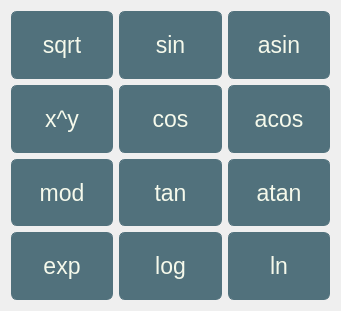
     <widget class="QWidget" name="layoutWidget">
      <property name="geometry">
       <rect>
        <x>5</x>
        <y>200</y>
        <width>341</width>
        <height>311</height>
       </rect>
      </property>
      <layout class="QGridLayout" name="gridLayout_2">
       <item row="0" column="0">
        <widget class="QPushButton" name="sqrt">
         <property name="sizePolicy">
          <sizepolicy hsizetype="MinimumExpanding" vsizetype="Expanding">
           <horstretch>0</horstretch>
           <verstretch>0</verstretch>
          </sizepolicy>
         </property>
         <property name="font">
          <font>
           <pointsize>17</pointsize>
          </font>
         </property>
         <property name="styleSheet">
          <string notr="true">QPushButton {
	background-color: rgb(81, 113, 124);
	border: 1px solid rgb(81, 113, 124); 
	border-radius: 6px;
	color: rgb(245, 249, 235);
}

QPushButton:pressed {
	background-color: rgb(245, 249, 235);
	color: rgb(81, 113, 124);
}</string>
         </property>
         <property name="text">
          <string>sqrt</string>
         </property>
         <property name="iconSize">
          <size>
           <width>30</width>
           <height>30</height>
          </size>
         </property>
        </widget>
       </item>
       <item row="0" column="1">
        <widget class="QPushButton" name="sin">
         <property name="sizePolicy">
          <sizepolicy hsizetype="MinimumExpanding" vsizetype="Expanding">
           <horstretch>0</horstretch>
           <verstretch>0</verstretch>
          </sizepolicy>
         </property>
         <property name="font">
          <font>
           <pointsize>17</pointsize>
          </font>
         </property>
         <property name="styleSheet">
          <string notr="true">QPushButton {
	background-color: rgb(81, 113, 124);
	border: 1px solid rgb(81, 113, 124); 
	border-radius: 6px;
	color: rgb(245, 249, 235);
}

QPushButton:pressed {
	background-color: rgb(245, 249, 235);
	color: rgb(81, 113, 124);
}</string>
         </property>
         <property name="text">
          <string>sin</string>
         </property>
         <property name="iconSize">
          <size>
           <width>30</width>
           <height>30</height>
          </size>
         </property>
        </widget>
       </item>
       <item row="0" column="2">
        <widget class="QPushButton" name="asin">
         <property name="sizePolicy">
          <sizepolicy hsizetype="MinimumExpanding" vsizetype="Expanding">
           <horstretch>0</horstretch>
           <verstretch>0</verstretch>
          </sizepolicy>
         </property>
         <property name="font">
          <font>
           <pointsize>17</pointsize>
          </font>
         </property>
         <property name="styleSheet">
          <string notr="true">QPushButton {
	background-color: rgb(81, 113, 124);
	border: 1px solid rgb(81, 113, 124); 
	border-radius: 6px;
	color: rgb(245, 249, 235);
}

QPushButton:pressed {
	background-color: rgb(245, 249, 235);
	color: rgb(81, 113, 124);
}</string>
         </property>
         <property name="text">
          <string>asin</string>
         </property>
         <property name="iconSize">
          <size>
           <width>30</width>
           <height>30</height>
          </size>
         </property>
        </widget>
       </item>
       <item row="1" column="0">
        <widget class="QPushButton" name="pow">
         <property name="sizePolicy">
          <sizepolicy hsizetype="MinimumExpanding" vsizetype="Expanding">
           <horstretch>0</horstretch>
           <verstretch>0</verstretch>
          </sizepolicy>
         </property>
         <property name="font">
          <font>
           <pointsize>17</pointsize>
          </font>
         </property>
         <property name="styleSheet">
          <string notr="true">QPushButton {
	background-color: rgb(81, 113, 124);
	border: 1px solid rgb(81, 113, 124); 
	border-radius: 6px;
	color: rgb(245, 249, 235);
}

QPushButton:pressed {
	background-color: rgb(245, 249, 235);
	color: rgb(81, 113, 124);
}</string>
         </property>
         <property name="text">
          <string>x^y</string>
         </property>
         <property name="iconSize">
          <size>
           <width>30</width>
           <height>30</height>
          </size>
         </property>
        </widget>
       </item>
       <item row="1" column="1">
        <widget class="QPushButton" name="cos">
         <property name="sizePolicy">
          <sizepolicy hsizetype="MinimumExpanding" vsizetype="Expanding">
           <horstretch>0</horstretch>
           <verstretch>0</verstretch>
          </sizepolicy>
         </property>
         <property name="font">
          <font>
           <pointsize>17</pointsize>
          </font>
         </property>
         <property name="styleSheet">
          <string notr="true">QPushButton {
	background-color: rgb(81, 113, 124);
	border: 1px solid rgb(81, 113, 124); 
	border-radius: 6px;
	color: rgb(245, 249, 235);
}

QPushButton:pressed {
	background-color: rgb(245, 249, 235);
	color: rgb(81, 113, 124);
}</string>
         </property>
         <property name="text">
          <string>cos</string>
         </property>
         <property name="iconSize">
          <size>
           <width>30</width>
           <height>30</height>
          </size>
         </property>
        </widget>
       </item>
       <item row="1" column="2">
        <widget class="QPushButton" name="acos">
         <property name="sizePolicy">
          <sizepolicy hsizetype="MinimumExpanding" vsizetype="Expanding">
           <horstretch>0</horstretch>
           <verstretch>0</verstretch>
          </sizepolicy>
         </property>
         <property name="font">
          <font>
           <pointsize>17</pointsize>
          </font>
         </property>
         <property name="styleSheet">
          <string notr="true">QPushButton {
	background-color: rgb(81, 113, 124);
	border: 1px solid rgb(81, 113, 124); 
	border-radius: 6px;
	color: rgb(245, 249, 235);
}

QPushButton:pressed {
	background-color: rgb(245, 249, 235);
	color: rgb(81, 113, 124);
}</string>
         </property>
         <property name="text">
          <string>acos</string>
         </property>
         <property name="iconSize">
          <size>
           <width>30</width>
           <height>30</height>
          </size>
         </property>
        </widget>
       </item>
       <item row="2" column="0">
        <widget class="QPushButton" name="mod">
         <property name="sizePolicy">
          <sizepolicy hsizetype="MinimumExpanding" vsizetype="Expanding">
           <horstretch>0</horstretch>
           <verstretch>0</verstretch>
          </sizepolicy>
         </property>
         <property name="font">
          <font>
           <pointsize>17</pointsize>
          </font>
         </property>
         <property name="styleSheet">
          <string notr="true">QPushButton {
	background-color: rgb(81, 113, 124);
	border: 1px solid rgb(81, 113, 124); 
	border-radius: 6px;
	color: rgb(245, 249, 235);
}

QPushButton:pressed {
	background-color: rgb(245, 249, 235);
	color: rgb(81, 113, 124);
}</string>
         </property>
         <property name="text">
          <string>mod</string>
         </property>
         <property name="iconSize">
          <size>
           <width>30</width>
           <height>30</height>
          </size>
         </property>
        </widget>
       </item>
       <item row="2" column="1">
        <widget class="QPushButton" name="tan">
         <property name="sizePolicy">
          <sizepolicy hsizetype="MinimumExpanding" vsizetype="Expanding">
           <horstretch>0</horstretch>
           <verstretch>0</verstretch>
          </sizepolicy>
         </property>
         <property name="font">
          <font>
           <pointsize>17</pointsize>
          </font>
         </property>
         <property name="styleSheet">
          <string notr="true">QPushButton {
	background-color: rgb(81, 113, 124);
	border: 1px solid rgb(81, 113, 124); 
	border-radius: 6px;
	color: rgb(245, 249, 235);
}

QPushButton:pressed {
	background-color: rgb(245, 249, 235);
	color: rgb(81, 113, 124);
}</string>
         </property>
         <property name="text">
          <string>tan</string>
         </property>
         <property name="iconSize">
          <size>
           <width>30</width>
           <height>30</height>
          </size>
         </property>
        </widget>
       </item>
       <item row="2" column="2">
        <widget class="QPushButton" name="atan">
         <property name="sizePolicy">
          <sizepolicy hsizetype="MinimumExpanding" vsizetype="Expanding">
           <horstretch>0</horstretch>
           <verstretch>0</verstretch>
          </sizepolicy>
         </property>
         <property name="font">
          <font>
           <pointsize>17</pointsize>
          </font>
         </property>
         <property name="styleSheet">
          <string notr="true">QPushButton {
	background-color: rgb(81, 113, 124);
	border: 1px solid rgb(81, 113, 124); 
	border-radius: 6px;
	color: rgb(245, 249, 235);
}

QPushButton:pressed {
	background-color: rgb(245, 249, 235);
	color: rgb(81, 113, 124);
}</string>
         </property>
         <property name="text">
          <string>atan</string>
         </property>
         <property name="iconSize">
          <size>
           <width>30</width>
           <height>30</height>
          </size>
         </property>
        </widget>
       </item>
       <item row="3" column="0">
        <widget class="QPushButton" name="exp">
         <property name="sizePolicy">
          <sizepolicy hsizetype="MinimumExpanding" vsizetype="Expanding">
           <horstretch>0</horstretch>
           <verstretch>0</verstretch>
          </sizepolicy>
         </property>
         <property name="font">
          <font>
           <pointsize>17</pointsize>
          </font>
         </property>
         <property name="styleSheet">
          <string notr="true">QPushButton {
	background-color: rgb(81, 113, 124);
	border: 1px solid rgb(81, 113, 124); 
	border-radius: 6px;
	color: rgb(245, 249, 235);
}

QPushButton:pressed {
	background-color: rgb(245, 249, 235);
	color: rgb(81, 113, 124);
}</string>
         </property>
         <property name="text">
          <string>exp</string>
         </property>
         <property name="iconSize">
          <size>
           <width>30</width>
           <height>30</height>
          </size>
         </property>
        </widget>
       </item>
       <item row="3" column="1">
        <widget class="QPushButton" name="log">
         <property name="sizePolicy">
          <sizepolicy hsizetype="MinimumExpanding" vsizetype="Expanding">
           <horstretch>0</horstretch>
           <verstretch>0</verstretch>
          </sizepolicy>
         </property>
         <property name="font">
          <font>
           <pointsize>17</pointsize>
          </font>
         </property>
         <property name="styleSheet">
          <string notr="true">QPushButton {
	background-color: rgb(81, 113, 124);
	border: 1px solid rgb(81, 113, 124); 
	border-radius: 6px;
	color: rgb(245, 249, 235);
}

QPushButton:pressed {
	background-color: rgb(245, 249, 235);
	color: rgb(81, 113, 124);
}</string>
         </property>
         <property name="text">
          <string>log</string>
         </property>
         <property name="iconSize">
          <size>
           <width>30</width>
           <height>30</height>
          </size>
         </property>
        </widget>
       </item>
       <item row="3" column="2">
        <widget class="QPushButton" name="ln">
         <property name="sizePolicy">
          <sizepolicy hsizetype="MinimumExpanding" vsizetype="Expanding">
           <horstretch>0</horstretch>
           <verstretch>0</verstretch>
          </sizepolicy>
         </property>
         <property name="font">
          <font>
           <pointsize>17</pointsize>
          </font>
         </property>
         <property name="styleSheet">
          <string notr="true">QPushButton {
	background-color: rgb(81, 113, 124);
	border: 1px solid rgb(81, 113, 124); 
	border-radius: 6px;
	color: rgb(245, 249, 235);
}

QPushButton:pressed {
	background-color: rgb(245, 249, 235);
	color: rgb(81, 113, 124);
}</string>
         </property>
         <property name="text">
          <string>ln</string>
         </property>
         <property name="iconSize">
          <size>
           <width>30</width>
           <height>30</height>
          </size>
         </property>
        </widget>
       </item>
      </layout>
     </widget>
